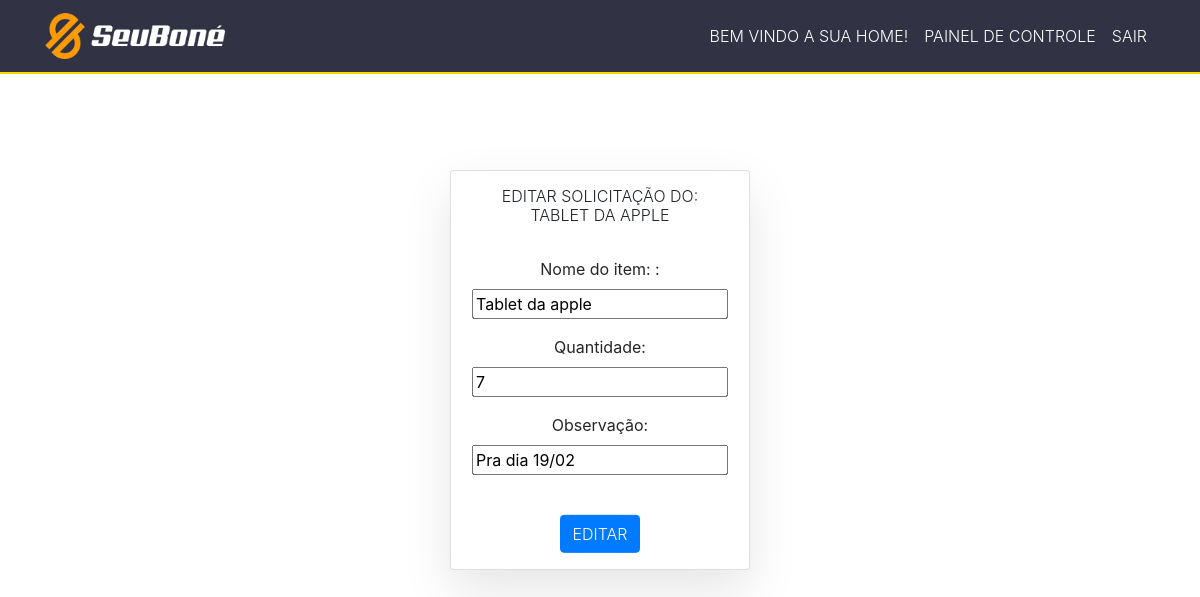
Before: /edit/80 (signed in) with the older database file.
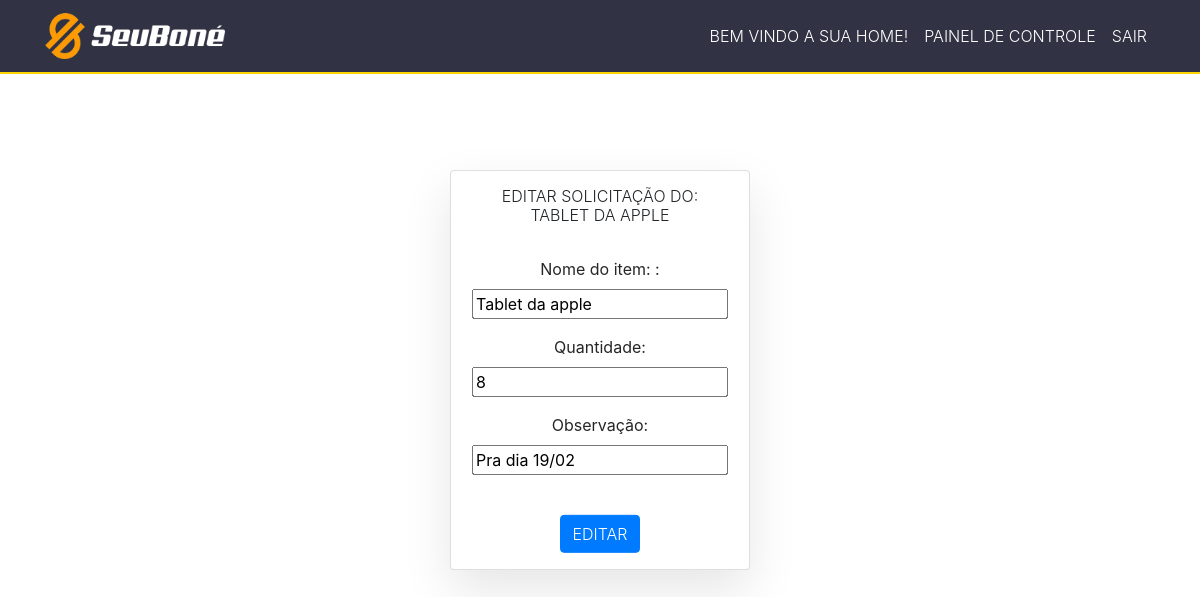
After: the same page with the newer database file.
### tasks/models.py (models this page shows, shortened)
class Task(models.Model):
    STATUS = (
        ('solicitado', 'Solicitado'),
        ('Comprado', 'Comprado'),
        ('Aguardando Orçamento', 'Aguardando Orçamento'),
        ('Recebido', 'Recebido'),
    )
    nomeItem = models.CharField("Nome do item: ", max_length=255)
    quantidade = models.IntegerField(blank=True, null=True)
    observação = models.CharField(max_length=255, null=True)
    orçamento01 = models.FileField(upload_to='', blank=True, null=True) #onde o upload irá ficar tem que ser definido no Media_Root (settigns.py do projeto todo) (quando o site tiver no servidor deve se especificar uma outra pasta)
    orçamento02 = models.FileField(upload_to='', blank=True, null=True)
    orçamento03 = models.FileField(upload_to='', blank=True, null=True)
    status = models.CharField(
        max_length=22, #aqui precisa ficar o nmr máximo de caracteres que o status terá (ou seja colocamos o nmr máximo da maior palavra)
        choices=STATUS,
    )
    user = models.ForeignKey(get_user_model(), on_delete=models.CASCADE) #aqui será armazenado o id do usuário então iremos filtrar as solicitações de cada usuário para que cada usuário veja somente as suas.
    created_at = models.DateTimeField(auto_now_add=True)
    updated_at =models.DateTimeField(auto_now=True)

### tasks/views.py (the view)
# urls.py: path('edit/<int:id>', views.editTask, name="edit-task"),
@login_required
def editTask(request, id):
    task = get_object_or_404(Task, pk=id)
    form = TaskForm(instance=task)
    if(request.method == 'POST'):
        form = TaskForm(request.POST, instance=task)
        if(form.is_valid()):
            task.save()
            messages.info(request, 'Item editado com sucesso!')
            return redirect('/')
        else:
            return render(request, 'tasks/edittask.html', {'form': form, 'task': task})
    else:
        return render(request, 'tasks/edittask.html', {'form': form, 'task': task})

### tasks/forms.py
class TaskForm(forms.ModelForm):
    class Meta:
        model = Task
        fields = ('nomeItem', 'quantidade', 'observação')  #campos que queremos que apareça no front end

### tasks/templates/tasks/edittask.html (shortened to what this page needs)
{% extends 'base2.html' %}
{% block content %}
             <br>
             <br>
             <br>
             <br>
             <div class="card ajuste">
               <div class="box">
                   <h6 class="text-uppercase font-weight-light text-monospace">Editar solicitação do: {{task.nomeItem}}</h6>
                   <br>
                   <form method="POST" enctype="multipart/form-data">
                      {{ form.as_p }}
                      <br>
                      <input type="submit" class="btn btn-primary botao text-uppercase font-weight-light text-monospace" value="Editar">
                   </form>
               </div>
           </div>
{% endblock %}

Changed rows visible on the page:
changed Task "TABLET DA APPLE": quantidade "7" → "8"
